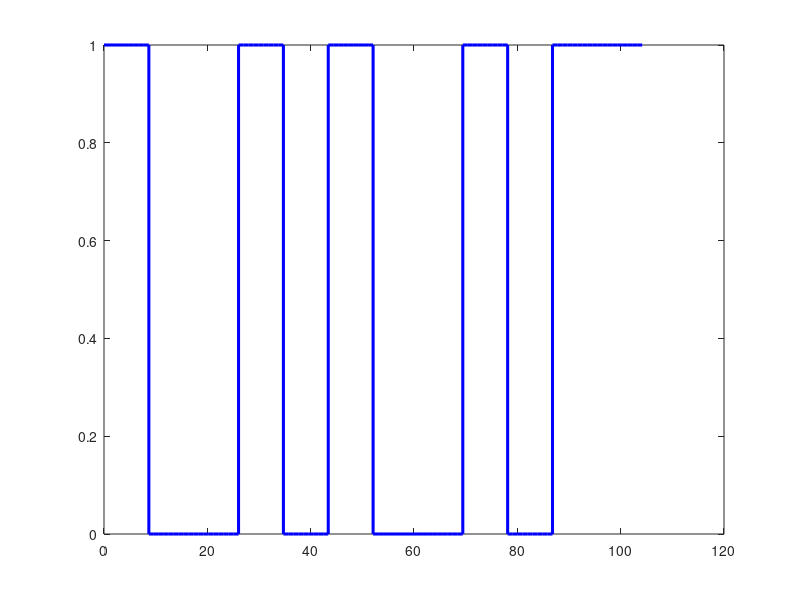

MATLAB code for this plot: (Note: this script raises an error after producing the figure.)
% =============================================================================
% Project      : UART Transmitter Verification
% File         : uart_analysis.m
% Author       : Yashika Paharia
% Description  : MATLAB script that does two things:
%                  1. Generates test vectors written to sim/test_vectors.txt
%                     (used as reference — the SV testbench has its own tests)
%                  2. Plots an annotated UART waveform so you can visually
%                     verify the bit ordering and timing look correct
%
% Background:
%   UART 8N1 frame: [IDLE | START bit (0) | D0 D1 D2 D3 D4 D5 D6 D7 | STOP (1) | IDLE]
%   Bits are sent LSB first. Each bit lasts 1/baud_rate seconds.
% =============================================================================

clc; clear; close all;

fprintf('==============================================\n');
fprintf('  UART TX - MATLAB Verification Helper\n');
fprintf('  Author: Yashika Paharia\n');
fprintf('==============================================\n\n');

%% -----------------------------------------------------------
%  Part 1: Write out the bytes we plan to test
%  (These match the directed tests in the SV testbench)
%% -----------------------------------------------------------
fprintf('[1/2] Writing test vector reference file...\n');

if ~exist('sim', 'dir'), mkdir('sim'); end

% Each row: {hex value, short label}
test_cases = {
    0x41, 'ASCII_A';
    0x42, 'ASCII_B';
    0x43, 'ASCII_C';
    0x00, 'All_zeros';
    0xFF, 'All_ones';
    0xAA, 'Alternating_10';
    0x55, 'Alternating_01';
};

fid = fopen('sim/test_vectors.txt', 'w');
fprintf(fid, '%% UART TX test vectors - generated by uart_analysis.m\n');
fprintf(fid, '%% Format: hex_value  label\n');
for i = 1:size(test_cases, 1)
    fprintf(fid, '%02x  %s\n', test_cases{i,1}, test_cases{i,2});
end
fclose(fid);

fprintf('   Wrote %d entries to sim/test_vectors.txt\n\n', size(test_cases,1));

%% -----------------------------------------------------------
%  Part 2: Model and plot the UART waveform for one example byte
%
%  Plotting the expected waveform before simulation is useful:
%  it lets you visually check the bit order and timing, then
%  compare against the actual VCD waveform from GTKWave.
%% -----------------------------------------------------------
fprintf('[2/2] Generating annotated UART waveform plot...\n');

baud_rate    = 115200;          % bits per second
clk_freq     = 25e6;            % 25 MHz system clock
clks_per_bit = round(clk_freq / baud_rate);  % = 217 cycles
bit_period   = 1 / baud_rate;   % seconds per bit

example_byte = 0x4A;            % 'J' - just a nice example to plot
fprintf('   Plotting UART frame for byte 0x%02X ("%s")\n', example_byte, char(example_byte));

% Build the frame: idle -> start -> 8 data bits (LSB first) -> stop -> idle
data_bits  = bitand(bitshift(example_byte, -(0:7)), 1);   % extract bits 0-7
uart_frame = [1, 0, data_bits, 1, 1];                      % idle-start-data-stop-idle

% Oversample each bit so stairs() draws clean edges
oversample = 10;
t_wave = [];
s_wave = [];
for k = 1:length(uart_frame)
    t_wave = [t_wave, linspace((k-1)*bit_period, k*bit_period, oversample)];
    s_wave = [s_wave, repmat(uart_frame(k), 1, oversample)];
end
t_us = t_wave * 1e6;  % convert to microseconds for the x-axis

% --- Build the figure ---
fig = figure('Position', [100 100 950 380], 'Color', 'white');

stairs(t_us, s_wave, 'b-', 'LineWidth', 2.2);
hold on;

% Shade each bit region with a background color and label
region_labels = ['IDLE', 'STR ', compose("D%d", 0:7), 'STP ', 'IDLE'];
bg_colors = {
    [0.88 0.88 0.88], ...   % idle
    [1.00 0.78 0.78], ...   % start bit (red-ish)
    [0.80 0.95 0.80], [0.80 0.95 0.80], [0.80 0.95 0.80], [0.80 0.95 0.80], ...  % data bits
    [0.80 0.95 0.80], [0.80 0.95 0.80], [0.80 0.95 0.80], [0.80 0.95 0.80], ...
    [1.00 0.90 0.70], ...   % stop bit (yellow-ish)
    [0.88 0.88 0.88]        % idle
};

for k = 1:length(uart_frame)
    x0 = (k-1) * bit_period * 1e6;
    x1 =  k    * bit_period * 1e6;
    patch([x0 x1 x1 x0], [-0.12 -0.12 1.12 1.12], ...
          bg_colors{k}, 'EdgeColor', 'none', 'FaceAlpha', 0.45);
    % Region label below the axis
    text(x0 + (x1-x0)/2, -0.25, region_labels{k}, ...
         'HorizontalAlignment', 'center', 'FontSize', 8.5, 'FontWeight', 'bold');
    % Bit value inside the waveform
    text(x0 + (x1-x0)/2, 0.55, num2str(uart_frame(k)), ...
         'HorizontalAlignment', 'center', 'FontSize', 10, 'Color', [0.1 0.1 0.6], ...
         'FontWeight', 'bold');
end

ylim([-0.40 1.30]);
xlim([0, length(uart_frame) * bit_period * 1e6]);
xlabel('Time (\mus)', 'FontSize', 11);
ylabel('TX Line', 'FontSize', 11);
yticks([0 1]); yticklabels({'0 (Low)', '1 (High)'});
title(sprintf('UART TX Waveform: 0x%02X (''%s'')  |  115200 baud  |  LSB first', ...
    example_byte, char(example_byte)), 'FontSize', 12, 'FontWeight', 'bold');
grid on; box on;

% Print baud rate timing info as a text annotation
timing_note = sprintf('Bit period = %.1f \\mus  |  CLKS\\_PER\\_BIT = %d  |  Clock = 25 MHz', ...
    bit_period*1e6, clks_per_bit);
text(0.5, 1.22, timing_note, 'Units', 'data', ...
     'HorizontalAlignment', 'left', 'FontSize', 9, 'Color', [0.35 0.35 0.35]);

saveas(fig, 'sim/uart_waveform.png');
fprintf('   Saved plot to sim/uart_waveform.png\n\n');

fprintf('==============================================\n');
fprintf('  Done. Next step: run the simulation.\n');
fprintf('    bash sim/run_sim.sh iverilog\n');
fprintf('==============================================\n');
